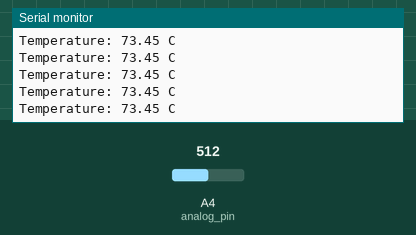
A sketch run on a simulated Arduino Uno, built with avr-gcc and run on an emulated ATmega328P. On the bench: the last lines printed to the serial monitor. The inputs (shaded band) are chosen by the test bench; at power-on: A4 (analog_pin) = 512.

Above: at 1.2 s.
1.3 s: A4 (analog_pin) set to 716
At 1.32 s:
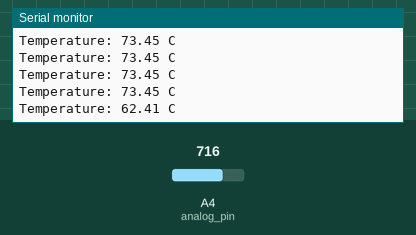
2.8 s: A4 (analog_pin) set to 900
At 2.83 s:
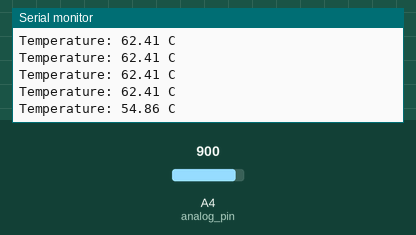
Timing chart, 0 to 5.8 s (numbered marks = the images above; inputs shaded):
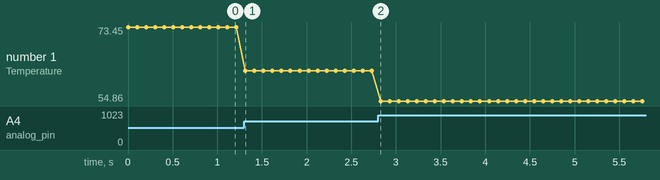

The sketch:

thermistor.ino
```cpp
// Thermistor
// reading the temperature via the ESP32's ADC

const int analog_pin = A4; // Pin into which we connect the input voltage
int val ;  // variable to store the value read
float v2; // variable to store the voltage of v2
int r1 = 10000; // R1 value (in the voltage divider)
float v1 = 3.3; // V1 value
int b_val = 4150; // B value of the resistor (from the data sheet)
float r2; // variable to store the resistance of r2 (thermistor resistance)
float t; // variable to store the temperature
int adc_steps = 4095; // the number of increments our ADC has (ESP32 = 12bit)
float r_25 = 10000; // the thermistor resistance at 25C (from the data sheet)

// function to convert resistance to temperature according to the b value
// equation in this link:
// https://www.thinksrs.com/downloads/programs/therm%20calc/ntccalibrator/ntccalculator.html
float resistance_to_temperature(int b, float r, float r_25) {
  return b/(log(r/r_25)+(b/298.15))-273.15;
}

void setup() {
  Serial.begin(115200); //
}

void loop() {
  val = analogRead(analog_pin);  // read the input pin (reading v2)
  v2 = (v1/adc_steps)*val;  // convert to voltage of v2 according to ADC
  r2 = (v2*r1)/(v1-v2);
  t = resistance_to_temperature(b_val, r2, r_25);
  Serial.print("Temperature: ");
  Serial.print(t);          // print temperature
  Serial.println(" C");
  delay(100);
}
```

Measured:
- after the input at 1.3 s, the serial monitor: prints a new line at once (image 1)
- after the input at 2.8 s, the serial monitor: prints a new line at once (image 2)
- plotted number 1: 73.45 → 62.41 after the input at 1.3 s, 62.41 → 54.86 after the input at 2.8 s
